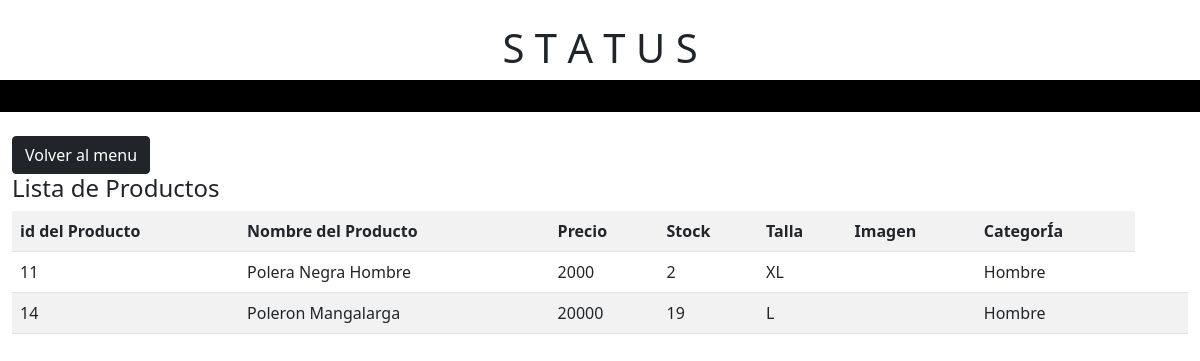
The app's page /lista/ with its own data.
### tienda/models.py (models this page shows, shortened)
class Producto(models.Model):
   id_Producto = models.BigAutoField(auto_created=True, primary_key=True, serialize=False, verbose_name='ID del producto')
   nombreProducto = models.CharField(max_length=50, verbose_name='Nombre del Producto')
   precio = models.IntegerField(verbose_name='Precio')
   stock = models.IntegerField(null=True,verbose_name='Stock')
   talla = models.CharField(max_length=4, null=True,verbose_name='Talla')
   imgProducto = models.ImageField(null=True, blank=True, upload_to="media/producto", default=default_image)
   catalogo = models.ForeignKey(Catalogo, on_delete=models.CASCADE,verbose_name='Nombre de la categoria')

class Catalogo(models.Model):
   id_Catalogo = models.BigAutoField(auto_created=True, primary_key=True, serialize=False, verbose_name='ID del catalogo')
   nombreCatalogo = models.CharField(max_length=50,verbose_name='Nombre de la categoria')
   imgCatalogo = models.ImageField(null=True, blank=True, upload_to="media/catalogo" ,default=default_image)
   def __str__(self):
      return self.nombreCatalogo

### tienda/views.py (the view)
# urls.py: path('lista/',listado,name="lista"),
def listado(request):
    listaproducto = Producto.objects.all()
    datos = {
        'producto':listaproducto
    }
    return render(request,'tienda/listaproductos.html',datos)

### tienda/templates/tienda/listaproductos.html (shortened to what this page needs)
{% load static %}
<!DOCTYPE html>
<html lang="es">
<head>
    <link type="text/css" rel="stylesheet" href="{% static 'tienda/css/style_modificar.css' %}">
    <link href="https://cdn.jsdelivr.net/npm/bootstrap@5.0.0-beta3/dist/css/bootstrap.min.css" rel="stylesheet">
</head>
<body>
    <header class="row cabeza mt-4">
        <h1>S T A T U S</h1>
    </header>
    <section class="row division mb-4">
        <p></p>
    </section>
    <div class="tabla container-fluid">
        <a href="{% url 'menu' %}" class="btn btn-dark">Volver al menu</a>
        <h4>Lista de Productos</h4>
        <table class="table table-striped">
            <tr>
                <th>id del Producto</th>
                <th>Nombre del Producto</th>
                <th>Precio</th>
                <th>Stock</th>
                <th>Talla</th>
                <th>Imagen</th>
                <th>CategorÍa</th>
            </tr>
            {% for pro in producto %}
            <tr>
                <td>{{pro.id_Producto}}</td>
                <td>{{pro.nombreProducto}}</td>
                <td>{{pro.precio}}</td>
                <td>{{pro.stock}}</td>
                <td>{{pro.talla}}</td>
                <td>{{pro.imagen}}</td>
                <td>{{pro.catalogo}}</td>
                <td>
                </td>
                <td>
                </td>
            </tr>
            {% endfor %}
        </table>
    </div>
</body>
</html>

### tienda/static/tienda/css/style_modificar.css (style rules this page uses)
body { margin: 0; padding: 0; background-color: #000000; color: #fff; font-family: fantasy; }
.cabeza { background-color: #ffffff; text-align: center; margin-top: 2em; }
.division { background-color: #000000; color: #000000; height: 2em; width: auto; }

### records on screen
Producto: id_Producto "11", nombreProducto "Polera Negra Hombre", precio "2000", stock "2", talla "XL", catalogo "Hombre"
Producto: id_Producto "14", nombreProducto "Poleron Mangalarga", precio "20000", stock "19", talla "L", catalogo "Hombre"
